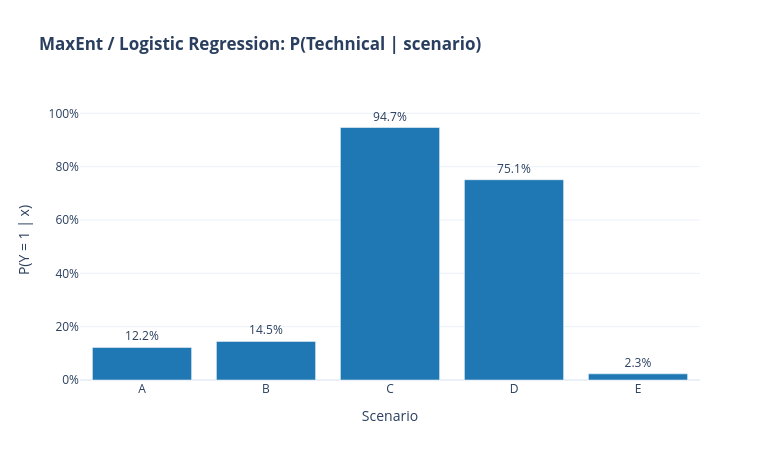

Write notebook code for a chart like this one.
### Markdown cell above
The fitted weights come out (see code output) with $w_1 \ll 0$, $w_2<0$ and $w_3\gg0$: financial context strongly *discourages* routing to Technical, account-access context mildly discourages it, and bug/malfunction context strongly *encourages* it — exactly matching the qualitative descriptions given for constraints 1–3. At the pure-technical scenario C, $P(Y=1\mid\mathbf x_C)$ comes out close to but below 1, consistent with the "vast majority but not all" (80% of the $0.20$ ceiling) framing of constraint 3.

### Code cell
import plotly.graph_objects as go

scenario_names = list(x.keys())
probs = [p1[k] for k in scenario_names]
weights = [P[k] for k in scenario_names]

fig = go.Figure()
fig.add_trace(go.Bar(x=scenario_names, y=probs, marker_color='#1f77b4',
                      text=[f"{v:.1%}" for v in probs], textposition='outside',
                      name='P(Y=1 | scenario)'))
fig.update_layout(title='<b>MaxEnt / Logistic Regression: P(Technical | scenario)</b>',
                   xaxis_title='Scenario', yaxis_title='P(Y = 1 | x)',
                   yaxis=dict(range=[0,1.05], tickformat='.0%'),
                   template='plotly_white', width=780, height=460)
fig.show()

### Figure 1 — Plotly figure (JSON) as saved in the notebook; plotly's stock layout.template omitted (floating-point values rounded to 4 significant figures)
{"data": [{"marker": {"color": "#1f77b4"}, "name": "P(Y=1 | scenario)", "text": ["12.2%", "14.5%", "94.7%", "75.1%", "2.3%"], "textposition": "outside", "type": "bar", "x": ["A", "B", "C", "D", "E"], "y": [0.1221, 0.1448, 0.9469, 0.751, 0.02301]}], "layout": {"height": 460, "title": {"text": "<b>MaxEnt / Logistic Regression: P(Technical | scenario)</b>"}, "width": 780, "xaxis": {"title": {"text": "Scenario"}}, "yaxis": {"range": [0, 1.05], "tickformat": ".0%", "title": {"text": "P(Y = 1 | x)"}}}}
